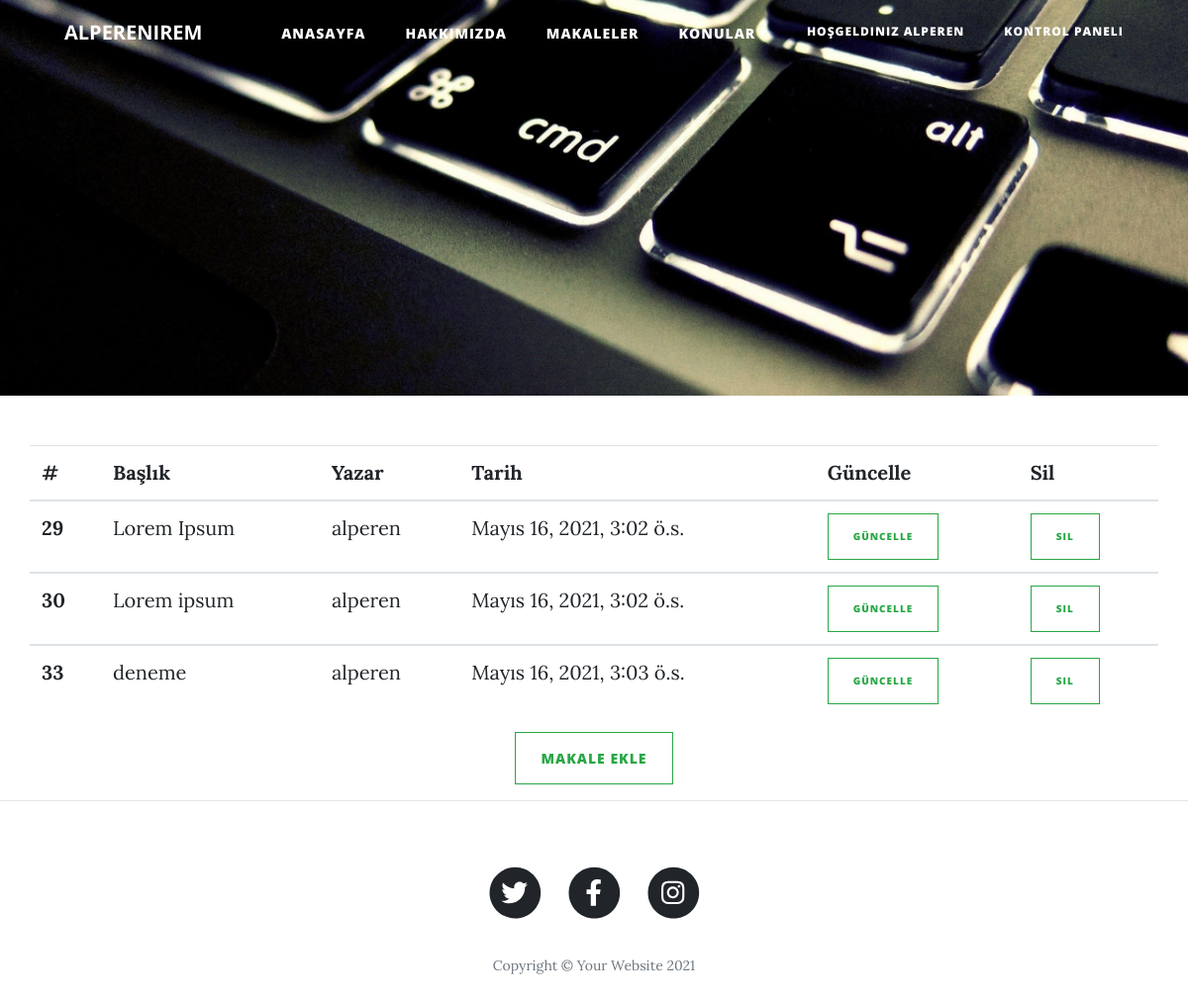
Page /makaleler/dashboard (signed in) on the committed database.
### article/models.py (models this page shows, shortened)
class Article(models.Model):
    author = models.ForeignKey('auth.User', on_delete=models.CASCADE,verbose_name='Yazar :')# auth.user tablosu ile ilişkilendirdirdik ve model CASCADE ile bir kullanıcı silinirse onunla ilişkili verilerde silinir.
    catalog = models.ForeignKey(Catalog, on_delete=models.DO_NOTHING, verbose_name='Konu', null=True)
    title = models.CharField(max_length=50, verbose_name='Başlık')
    content = RichTextField()
    created_date = models.DateTimeField(auto_now_add=True)
    image = models.FileField(blank=True, verbose_name="Resim Yükleyin")

### article/views.py (the view)
# urls.py: path('dashboard', views.dashboard, name='dashboard'),
@login_required(login_url='user/login')
def dashboard(request):
    yazilar = Article.objects.filter(author=request.user)
    context = {
        'yazilar': yazilar
    }
    return render(request, 'article/dashboard.html', context)

### templates/article/dashboard.html (shortened to what this page needs)
{% extends 'layout.html' %} {% load crispy_forms_tags %} {% block content %}
<div class="container">
  <div class="row">
  <div class="table-responsive">
      <table class="table">
        <thead>
          <tr>
            <th scope="col">#</th>
            <th scope="col">Başlık</th>
            <th scope="col">Yazar</th>
            <th scope="col">Tarih</th>
            <th scope="col">Güncelle</th>
            <th scope="col">Sil</th>
          </tr>
        </thead>
        {% if yazilar %}
          {% for yazi in yazilar %}
            <tbody>
              <tr>
                <th scope="row">{{yazi.id}}</th>
                <td><a href="{% url 'detail' yazi.id %}">{{yazi.title}}</a></td>
                <td>{{yazi.author}}</td>
                <td>{{yazi.created_date}}</td>
                <td><a href="{% url 'update' yazi.id %}" class="btn btn-outline-success" style="font-size:10px">Güncelle</a></td>
                <td><a href="{% url 'delete' yazi.id %}" class="btn btn-outline-success" style="font-size:10px">Sil</a></td>
              </tr>
            </tbody>
            {% endfor %}
      {% endif %}
      </table>
    </div>
    <div class="col-md-3 offset-md-3 text-center mx-auto">
      <a href="{% url 'addarticle' %}" class="btn btn-outline-success ">Makale Ekle</a>
    </div>
  </div>
</div>
<hr />
{% endblock content %}

### templates/parts/navbar.html (shortened to what this page needs)
        {% load static %}
        <nav class="navbar navbar-expand-lg navbar-light fixed-top" id="mainNav">
            <div class="container">
                <a class="navbar-brand font-weight-bold" href="{% url 'index' %}">ALPERENIREM</a>
                <div class="collapse navbar-collapse" id="navbarResponsive">
                    <ul class="navbar-nav ml-auto">
                        <li class="nav-item"><a style="font-size:14px;" class="nav-link" href="{% url 'index' %}">Anasayfa</a></li>
                        <li class="nav-item"><a style="font-size:14px;" class="nav-link" href="{% url 'about' %}">Hakkımızda</a></li>
                        <li class="nav-item dropdown"><a style="font-size:14px;" class="nav-link" href="{% url 'articles' %}">Makaleler</a></li>
                        <li class="nav-item dropdown">
                            <a style="font-size:14px;" href="#" class="nav-link dropdown-toggle" data-toggle="dropdown" role="button" aria-expanded="false">Konular</a>
                        </li>
                        {% if user.is_authenticated %}
                            <li class="nav-item"><a href='javascript:{document.getElementById("logout").submit()}' class="nav-link">Hoşgeldiniz {{user.username}}</a>
                            </li>
                            <li class="nav-item"><a class="nav-link" href="{% url 'dashboard'%}">Kontrol Paneli</a></li>
                        {% endif %}
                    </ul>
                </div>
            </div>
        </nav>

### rows in the picture
Article: id "29", title "Lorem Ipsum", author "alperen", created_date "Mayıs 16, 2021, 3:02 ö.s."
Article: id "30", title "Lorem ipsum", author "alperen", created_date "Mayıs 16, 2021, 3:02 ö.s."
Article: id "33", title "deneme", author "alperen", created_date "Mayıs 16, 2021, 3:03 ö.s."

### other values in the picture
{{ user.username }} "ALPEREN"
